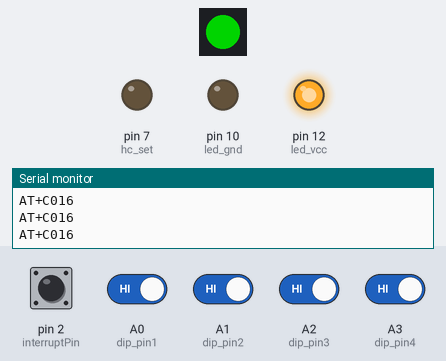
Simulated run of this sketch. Board: Arduino Uno, built with avr-gcc and run on an emulated ATmega328P. Shown: 1 RGB LEDs in strip order, left to right, output pins drawn as LEDs (lit = HIGH), the last lines printed to the serial monitor. Inputs (shaded band) come from the test bench; at power-on: A0 (dip_pin1), A1 (dip_pin2), A2 (dip_pin3), A3 (dip_pin4), pin 2 (interruptPin) HIGH. Dim RGB values are drawn brighter than linear.

Above: at 4.8 s.
4.9 s: pin 2 (interruptPin) pulled LOW for 2.35 s
At 5.8 s:
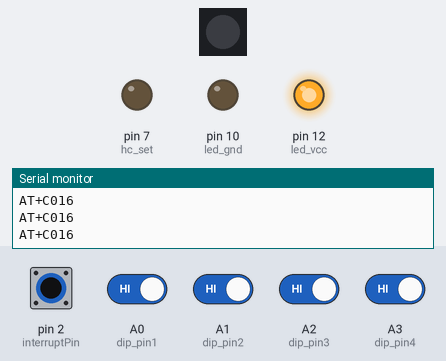
At 6.9 s:
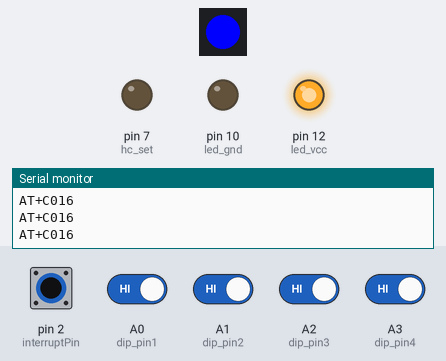
Timing chart, 0 to 19.2 s (numbered marks = the images above; inputs shaded):
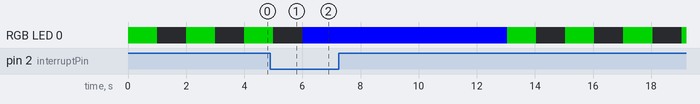

The sketch:

new_code.ino
```cpp
#include <SoftwareSerial.h>
#include <FastLED.h>

CRGB leds[1];
int hc_set=7;
int led_gnd =10;
#define led_data 11
int led_vcc =12;
int dip_pin1 = A0;
int dip_pin2 = A1;
int dip_pin3 = A2;
int dip_pin4 = A3;
int dip_value1;
int dip_value2;
int dip_value3;
int dip_value4;
int data_address;
String command_address;
String inputString = "";
SoftwareSerial HC12(6, 5); // RX, TX
bool flag = true;
const byte interruptPin = 2;
int interval =1000;
int button_state = false;

void setup() {
  //setting led power
 pinMode(led_gnd,OUTPUT);
 pinMode(led_vcc,OUTPUT);
 pinMode(hc_set,OUTPUT);
 pinMode(dip_pin1,INPUT_PULLUP);
 pinMode(dip_pin2,INPUT_PULLUP);
 pinMode(dip_pin3,INPUT_PULLUP);
 pinMode(dip_pin4,INPUT_PULLUP);
 digitalWrite(led_vcc,HIGH);
 digitalWrite(led_gnd,LOW);
 digitalWrite(hc_set,LOW);
 Serial.begin(9600);
 HC12.begin(9600);
 pinMode(interruptPin, INPUT_PULLUP);
 attachInterrupt(digitalPinToInterrupt(interruptPin), blink, FALLING);
 FastLED.addLeds<NEOPIXEL, led_data>(leds, 1);

}

void loop() {
dip_value1 = digitalRead(dip_pin1);
dip_value2 = digitalRead(dip_pin2);
dip_value3 = digitalRead(dip_pin3);
dip_value4 = digitalRead(dip_pin4);

data_address = dip_value1 + (dip_value2 << 1) + (dip_value3 << 2) + (dip_value4 << 3) + 1;
if(data_address < 10){
  command_address = "AT+C00" + String(data_address);
  }
  else {
command_address = "AT+C0" + String(data_address);
  }

Serial.println(command_address);

if(button_state == true){
    button_state = false;
    inputString = "";

    leds[0] = CRGB::Blue;
     FastLED.show();
     HC12.write("AT");
    delay(interval);

    HC12.write("AT");
 delay(interval);

    if(HC12.available()) // Check if received
    {
        if(HC12.find("OK"))// test the received buffer for "on"
        {
            Serial.println("OK is done");
        }
        else{
          flag = false;
          }

    }

   HC12.write("AT+DEFAULT");
 delay(interval);

    if(HC12.available()) // Check if received
    {
        if(HC12.find("OK+DEFAULT")) // test the received buffer for "on"
        {
            Serial.println("DEFAULT is done");
        }
        else{
          flag = false;
          }

    }

   HC12.print(command_address);
 delay(interval);

    if(HC12.available()) // Check if received
    {

        if(HC12.find("OK+C"))// test the received buffer for "on"
        {
            Serial.println("COMMAND is done");
        }
        else{
          flag = false;
          }

    }

   HC12.write("AT+B9600");
 delay(interval);

    if(HC12.available()) // Check if received
    {
        if(HC12.find("OK+B9600"))// test the received buffer for "on"
        {
            Serial.println("BUAD is done");
        }
        else{
          flag = false;
          }

    }

   HC12.write("AT+FU3");
 delay(interval);

    if(HC12.available()) // Check if received
    {
        if(HC12.find("OK+FU3"))// test the received buffer for "on"
        {
            Serial.println("FU is done");
        }
        else{
          flag = false;
          }

    }

     HC12.write("AT+P8");
 delay(interval);

    if(HC12.available()) // Check if received
    {
        if(HC12.find("OK+P8"))// test the received buffer for "on"
        {
            Serial.println("POWER is done");
        }
        else{
          flag = false;
          }

    }
        }

  if(flag == false){
    flag = true;
    leds[0] = CRGB::Red;
     FastLED.show();
     delay(5000);
    }
  leds[0] = CRGB::Green;
     FastLED.show();
     delay(interval);
     leds[0] = CRGB::Black;
     FastLED.show();
     delay(interval);
}

void blink(){
     button_state = true;
}
```
